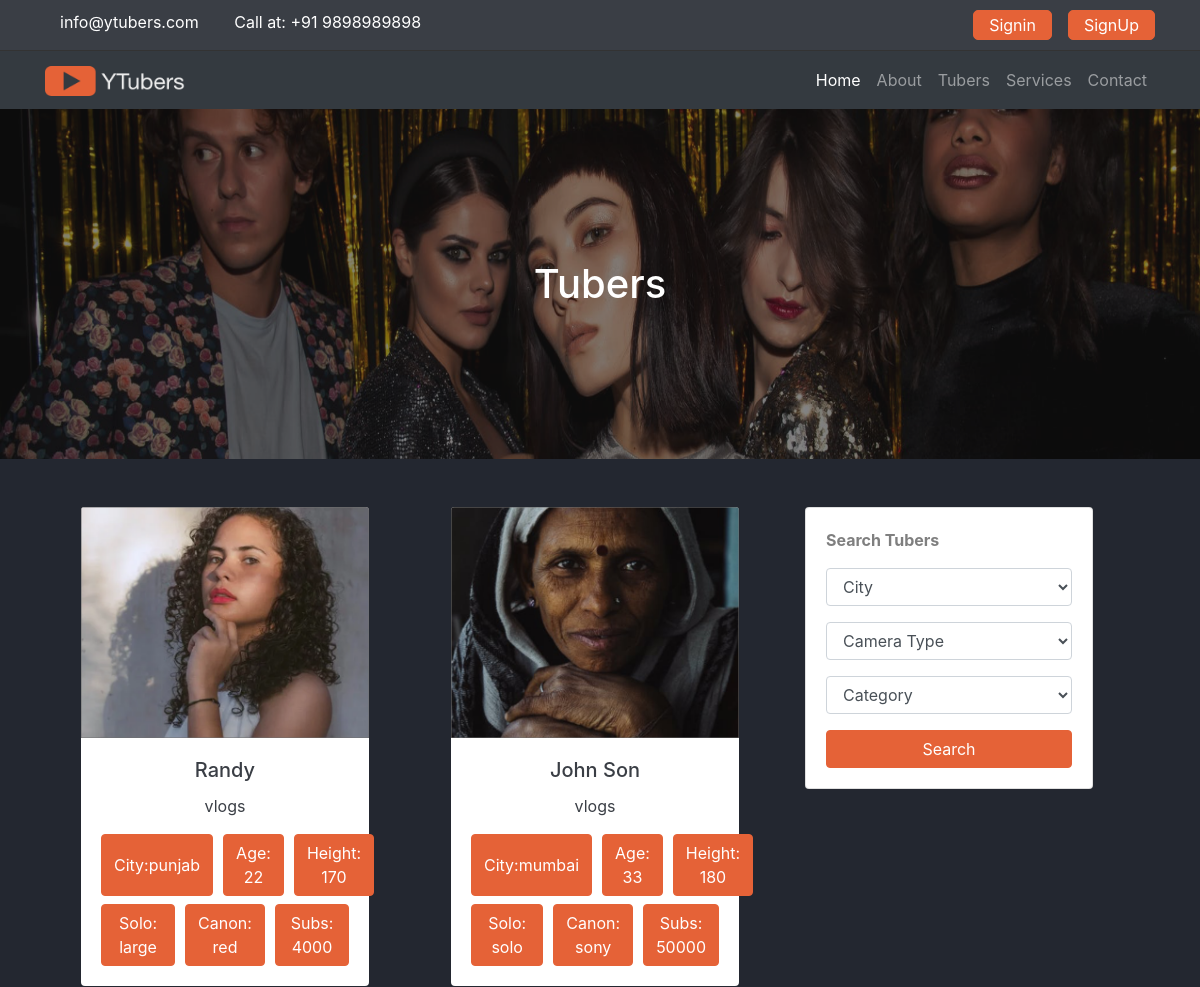
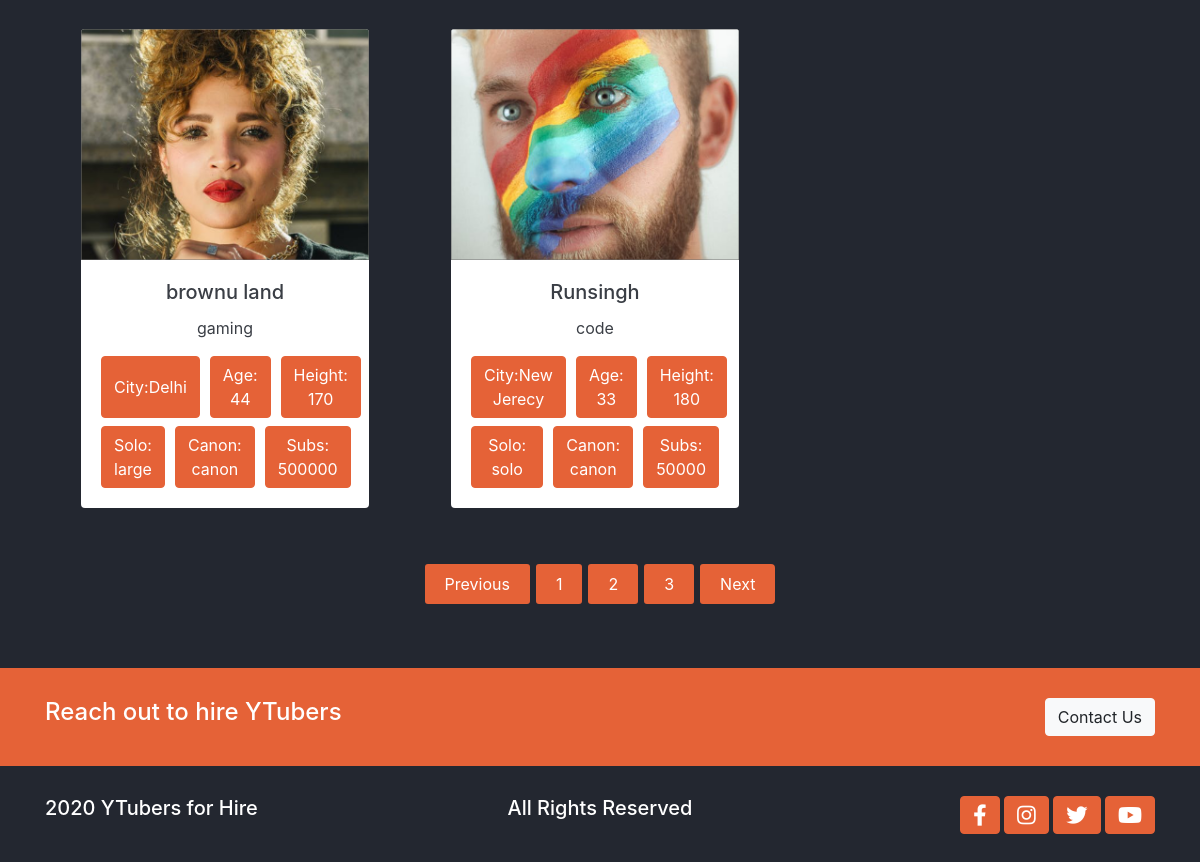
The page /youtubers/ on the database its author committed (2 pictures, top to bottom).
### youtubers/models.py (models this page shows)
class Youtuber(models.Model):
    crew_choices = (
        ('solo','solo'),
        ('small','small'),
        ('large','large'),
    )
    camera_choices = (
        ('canon','canon'),
        ('nikon','nikon'),
        ('sony','sony'),
        ('red','red'),
        ('fuji','fuji'),
    )
    category_choices = (
        ('code','code'),
        ('mobile_review','mobile_review'),
        ('vlogs','vlogs'),
        ('comedy','comedy'),
        ('gaming','gaming'),
    )
    name=models.CharField(max_length=254)
    price = models.IntegerField()
    photo = models.ImageField(upload_to='media/ytubers/%Y/%m')
    video_url = models.CharField(max_length=255)
    description = RichTextField()
    city =models.CharField(max_length=255)
    age =models.IntegerField()
    height = models.IntegerField()
    crew =models.CharField(choices=crew_choices, max_length=255)
    camera_type =models.CharField(choices=camera_choices, max_length=255)
    subs_count =models.CharField(max_length=255)
    category =models.CharField(choices=category_choices, default=False,max_length=255)
    is_featured =models.BooleanField(default=False)
    created_date =models.DateTimeField(default = datetime.now, blank=True )

### youtubers/views.py (the view)
# urls.py: path('youtubers/', include('youtubers.urls')),
def youtubers(request):
    tubers =Youtuber.objects.order_by('-created_date')
    data = {
        'tubers':tubers
    }
    return render(request, 'youtubers/youtubers.html' , data)

### templates/youtubers/youtubers.html (shortened to what this page needs)
{% extends 'youtubers/base.html' %}
{%load static%}
{% block content %}
<main class="tubers-page">
    <div class="banner">
      <img src="{% static './assets/images/bg-banner.png' %}" alt="" class="img-fluid w-100">
      <h1 class="text-center">
        Tubers
      </h1>
    </div>
    <section class="container mt-5 mb-5">
      <div class="row ">
        <div class="col-lg-8 mb-2 ">
          <section class="tubers">
        {% for tuber in tubers%}
            <div class="card border-0 text-center">
              <div class="feature-text">
              <a href ="{% url 'youtubers_details' tuber.id %}" >
                <img src="{{tuber.photo.url}}" class="card-img-top" alt="team-member">
              </a>
              </div>
              <div class="card-body">
                <h5 class="card-title">{{tuber.name}}</h5>
                <p class="card-text">{{tuber.category}}</p>
                <div class="person-description mt-2">
                  <button class="btn btn-accent"> City:{{tuber.city}} </button>
                  <button class="btn btn-accent"> Age: {{tuber.age}} </button>
                  <button class="btn btn-accent"> Height: {{tuber.height}}</button>
                </div>
                <div class="person-description mt-2">
                  <button class="btn btn-accent"> Solo: {{tuber.crew}}</button>
                  <button class="btn btn-accent"> Canon: {{tuber.camera_type}} </button>
                  <button class="btn btn-accent"> Subs: {{tuber.subs_count}}</button>
                </div>
              </div>
            </div>
        {% endfor %}
          </section>
        </div>
        <div class="col-lg-4 ">
          <div class="card">
            <div class="card-body">
              <p class="text-left font-weight-bolder text-black-50">
                Search Tubers
              </p>
              <form>
                <div class="form-group">
                  <select id="inputState" class="form-control">
                    <option selected disabled hidden>City</option>
                  </select>
                </div>
                <div class="form-group">
                  <select id="inputState" class="form-control">
                    <option selected disabled hidden>Camera Type</option>
                  </select>
                </div>
                <div class="form-group">
                  <select class="form-control">
                    <option selected disabled hidden>Category</option>
                  </select>
                </div>
              </form>
              <button class="btn btn-accent btn-block">Search</button>
            </div>
          </div>
        </div>
      </div>
    </section>
    <div class="container section pagination-section mt-3">
      <nav aria-label="Page navigation example">
        <ul class="pagination justify-content-center">
          <li class="page-item disabled">
            <a class="page-link" href="#" tabindex="-1" aria-disabled="true">Previous</a>
          </li>
          <li class="page-item"><a class="page-link" href="#">1</a></li>
          <li class="page-item"><a class="page-link" href="#">2</a></li>
          <li class="page-item"><a class="page-link" href="#">3</a></li>
          <li class="page-item">
            <a class="page-link" href="#">Next</a>
          </li>
        </ul>
      </nav>
    </div>
  </main>
{% endblock  %}

### static/css/base.css (style rules this page uses)
:root { --primary: #232730; --secondary: #3a3e45; --white: #888787; --accent: #e56237; }
body { background-color: var(--primary); color: #fff; }
a { color: #fff; }
.btn-accent { background-color: var(--accent); color: #fff; border-color: var(--accent); outline: none; }
.card { color: var(--secondary); width: 18rem; }
main { overflow: hidden; }
.page-item.disabled .page-link, .page-link { background-color: var(--accent); border: none; padding: 10px 20px; line-height: none; color: #fff; margin: 0 3px; border-radius: 3px; }

### static/css/utils.css (style rules this page uses)
.banner { position: relative; }
.banner img { height: 350px; width: 100%; }
.banner h1 { position: absolute; top: 50%; left: 50%; transform: translate(-50%, -50%); }
.feature-text { position: relative; }
.person-description { display: grid; grid-template-columns: 1fr 1fr 1fr; column-gap: 10px; }

### static/css/style.css (style rules this page uses)
.tubers-page .tubers { display: grid; grid-template-columns: 1fr 1fr; row-gap: 30px; column-gap: 10px; justify-items: center; }

### rows shown on the page
Youtuber: photo (picture), name "Randy", category "vlogs", city "punjab", age "22", height "170", crew "large", camera_type "red", subs_count "4000"
Youtuber: photo (picture), name "John Son", category "vlogs", city "mumbai", age "33", height "180", crew "solo", camera_type "sony", subs_count "50000"
Youtuber: photo (picture), name "brownu land", category "gaming", city "Delhi", age "44", height "170", crew "large", camera_type "canon", subs_count "500000"
Youtuber: photo (picture), name "Runsingh", category "code", city "New Jerecy", age "33", height "180", crew "solo", camera_type "canon", subs_count "50000"
